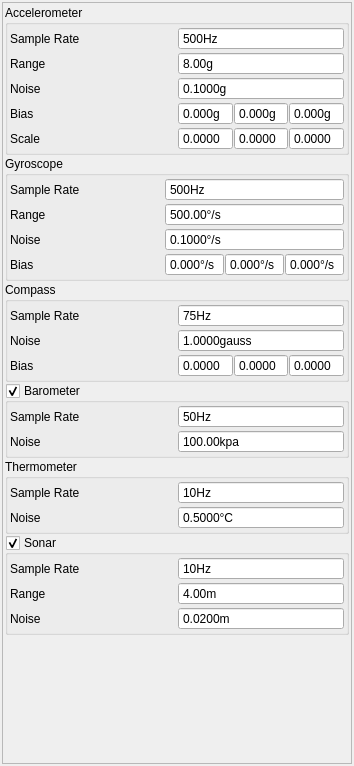
<?xml version="1.0" encoding="UTF-8"?>
<ui version="4.0">
 <class>Sensors_Widget</class>
 <widget class="QWidget" name="Sensors_Widget">
  <property name="geometry">
   <rect>
    <x>0</x>
    <y>0</y>
    <width>354</width>
    <height>766</height>
   </rect>
  </property>
  <property name="windowTitle">
   <string>Form</string>
  </property>
  <layout class="QVBoxLayout" name="verticalLayout">
   <property name="spacing">
    <number>2</number>
   </property>
   <property name="leftMargin">
    <number>2</number>
   </property>
   <property name="topMargin">
    <number>2</number>
   </property>
   <property name="rightMargin">
    <number>2</number>
   </property>
   <property name="bottomMargin">
    <number>2</number>
   </property>
   <item>
    <widget class="QScrollArea" name="scrollArea">
     <property name="frameShape">
      <enum>QFrame::StyledPanel</enum>
     </property>
     <property name="widgetResizable">
      <bool>true</bool>
     </property>
     <widget class="QWidget" name="scrollAreaWidgetContents">
      <property name="geometry">
       <rect>
        <x>0</x>
        <y>0</y>
        <width>348</width>
        <height>760</height>
       </rect>
      </property>
      <layout class="QVBoxLayout" name="verticalLayout_2">
       <property name="spacing">
        <number>1</number>
       </property>
       <property name="leftMargin">
        <number>2</number>
       </property>
       <property name="topMargin">
        <number>2</number>
       </property>
       <property name="rightMargin">
        <number>2</number>
       </property>
       <property name="bottomMargin">
        <number>2</number>
       </property>
       <item>
        <widget class="QGroupBox" name="groupBox_2">
         <property name="title">
          <string>Accelerometer</string>
         </property>
         <property name="flat">
          <bool>false</bool>
         </property>
         <property name="checkable">
          <bool>false</bool>
         </property>
         <layout class="QGridLayout" name="gridLayout_2">
          <property name="leftMargin">
           <number>2</number>
          </property>
          <property name="topMargin">
           <number>2</number>
          </property>
          <property name="rightMargin">
           <number>2</number>
          </property>
          <property name="bottomMargin">
           <number>2</number>
          </property>
          <property name="spacing">
           <number>2</number>
          </property>
          <item row="1" column="0">
           <widget class="QLabel" name="label">
            <property name="text">
             <string>Range</string>
            </property>
           </widget>
          </item>
          <item row="1" column="1">
           <widget class="QDoubleSpinBox" name="accelerometer_range">
            <property name="buttonSymbols">
             <enum>QAbstractSpinBox::NoButtons</enum>
            </property>
            <property name="suffix">
             <string>g</string>
            </property>
            <property name="minimum">
             <double>1.000000000000000</double>
            </property>
            <property name="maximum">
             <double>32.000000000000000</double>
            </property>
            <property name="value">
             <double>8.000000000000000</double>
            </property>
           </widget>
          </item>
          <item row="2" column="0">
           <widget class="QLabel" name="label_2">
            <property name="text">
             <string>Noise</string>
            </property>
           </widget>
          </item>
          <item row="0" column="0">
           <widget class="QLabel" name="label_3">
            <property name="text">
             <string>Sample Rate</string>
            </property>
           </widget>
          </item>
          <item row="0" column="1">
           <widget class="QSpinBox" name="accelerometer_sample_rate">
            <property name="buttonSymbols">
             <enum>QAbstractSpinBox::NoButtons</enum>
            </property>
            <property name="suffix">
             <string>Hz</string>
            </property>
            <property name="prefix">
             <string/>
            </property>
            <property name="minimum">
             <number>50</number>
            </property>
            <property name="maximum">
             <number>1000</number>
            </property>
            <property name="value">
             <number>500</number>
            </property>
           </widget>
          </item>
          <item row="2" column="1">
           <widget class="QDoubleSpinBox" name="accelerometer_noise">
            <property name="buttonSymbols">
             <enum>QAbstractSpinBox::NoButtons</enum>
            </property>
            <property name="suffix">
             <string>g</string>
            </property>
            <property name="decimals">
             <number>4</number>
            </property>
            <property name="maximum">
             <double>9.000000000000000</double>
            </property>
            <property name="singleStep">
             <double>0.100000000000000</double>
            </property>
            <property name="value">
             <double>0.100000000000000</double>
            </property>
           </widget>
          </item>
          <item row="3" column="0">
           <widget class="QLabel" name="label_16">
            <property name="text">
             <string>Bias</string>
            </property>
           </widget>
          </item>
          <item row="4" column="0">
           <widget class="QLabel" name="label_17">
            <property name="text">
             <string>Scale</string>
            </property>
           </widget>
          </item>
          <item row="3" column="1">
           <layout class="QHBoxLayout" name="horizontalLayout">
            <property name="spacing">
             <number>1</number>
            </property>
            <item>
             <widget class="QDoubleSpinBox" name="accelerometer_bias_x">
              <property name="frame">
               <bool>true</bool>
              </property>
              <property name="buttonSymbols">
               <enum>QAbstractSpinBox::NoButtons</enum>
              </property>
              <property name="prefix">
               <string notr="true"/>
              </property>
              <property name="suffix">
               <string notr="true">g</string>
              </property>
              <property name="decimals">
               <number>3</number>
              </property>
              <property name="minimum">
               <double>-9.000000000000000</double>
              </property>
              <property name="maximum">
               <double>9.000000000000000</double>
              </property>
              <property name="singleStep">
               <double>0.010000000000000</double>
              </property>
             </widget>
            </item>
            <item>
             <widget class="QDoubleSpinBox" name="accelerometer_bias_y">
              <property name="buttonSymbols">
               <enum>QAbstractSpinBox::NoButtons</enum>
              </property>
              <property name="suffix">
               <string>g</string>
              </property>
              <property name="decimals">
               <number>3</number>
              </property>
              <property name="minimum">
               <double>-9.000000000000000</double>
              </property>
              <property name="maximum">
               <double>9.000000000000000</double>
              </property>
              <property name="singleStep">
               <double>0.010000000000000</double>
              </property>
             </widget>
            </item>
            <item>
             <widget class="QDoubleSpinBox" name="accelerometer_bias_z">
              <property name="buttonSymbols">
               <enum>QAbstractSpinBox::NoButtons</enum>
              </property>
              <property name="suffix">
               <string>g</string>
              </property>
              <property name="decimals">
               <number>3</number>
              </property>
              <property name="minimum">
               <double>-9.000000000000000</double>
              </property>
              <property name="maximum">
               <double>9.000000000000000</double>
              </property>
              <property name="singleStep">
               <double>0.010000000000000</double>
              </property>
             </widget>
            </item>
           </layout>
          </item>
          <item row="4" column="1">
           <layout class="QHBoxLayout" name="horizontalLayout_2">
            <property name="spacing">
             <number>1</number>
            </property>
            <item>
             <widget class="QDoubleSpinBox" name="accelerometer_scale_x">
              <property name="buttonSymbols">
               <enum>QAbstractSpinBox::NoButtons</enum>
              </property>
              <property name="decimals">
               <number>4</number>
              </property>
              <property name="maximum">
               <double>9.000000000000000</double>
              </property>
              <property name="singleStep">
               <double>0.010000000000000</double>
              </property>
             </widget>
            </item>
            <item>
             <widget class="QDoubleSpinBox" name="accelerometer_scale_y">
              <property name="buttonSymbols">
               <enum>QAbstractSpinBox::NoButtons</enum>
              </property>
              <property name="decimals">
               <number>4</number>
              </property>
              <property name="maximum">
               <double>9.000000000000000</double>
              </property>
              <property name="singleStep">
               <double>0.010000000000000</double>
              </property>
             </widget>
            </item>
            <item>
             <widget class="QDoubleSpinBox" name="accelerometer_scale_z">
              <property name="buttonSymbols">
               <enum>QAbstractSpinBox::NoButtons</enum>
              </property>
              <property name="decimals">
               <number>4</number>
              </property>
              <property name="maximum">
               <double>9.000000000000000</double>
              </property>
              <property name="singleStep">
               <double>0.010000000000000</double>
              </property>
             </widget>
            </item>
           </layout>
          </item>
         </layout>
        </widget>
       </item>
       <item>
        <widget class="QGroupBox" name="groupBox_3">
         <property name="title">
          <string>Gyroscope</string>
         </property>
         <layout class="QGridLayout" name="gridLayout_3">
          <property name="leftMargin">
           <number>2</number>
          </property>
          <property name="topMargin">
           <number>2</number>
          </property>
          <property name="rightMargin">
           <number>2</number>
          </property>
          <property name="bottomMargin">
           <number>2</number>
          </property>
          <property name="spacing">
           <number>2</number>
          </property>
          <item row="0" column="0">
           <widget class="QLabel" name="label_6">
            <property name="text">
             <string>Sample Rate</string>
            </property>
           </widget>
          </item>
          <item row="0" column="1">
           <widget class="QSpinBox" name="gyroscope_sample_rate">
            <property name="buttonSymbols">
             <enum>QAbstractSpinBox::NoButtons</enum>
            </property>
            <property name="suffix">
             <string>Hz</string>
            </property>
            <property name="prefix">
             <string/>
            </property>
            <property name="minimum">
             <number>50</number>
            </property>
            <property name="maximum">
             <number>1000</number>
            </property>
            <property name="value">
             <number>500</number>
            </property>
           </widget>
          </item>
          <item row="1" column="0">
           <widget class="QLabel" name="label_4">
            <property name="text">
             <string>Range</string>
            </property>
           </widget>
          </item>
          <item row="2" column="0">
           <widget class="QLabel" name="label_5">
            <property name="text">
             <string>Noise</string>
            </property>
           </widget>
          </item>
          <item row="1" column="1">
           <widget class="QDoubleSpinBox" name="gyroscope_range">
            <property name="buttonSymbols">
             <enum>QAbstractSpinBox::NoButtons</enum>
            </property>
            <property name="suffix">
             <string>°/s</string>
            </property>
            <property name="minimum">
             <double>100.000000000000000</double>
            </property>
            <property name="maximum">
             <double>4000.000000000000000</double>
            </property>
            <property name="value">
             <double>500.000000000000000</double>
            </property>
           </widget>
          </item>
          <item row="2" column="1">
           <widget class="QDoubleSpinBox" name="gyroscope_noise">
            <property name="buttonSymbols">
             <enum>QAbstractSpinBox::NoButtons</enum>
            </property>
            <property name="suffix">
             <string>°/s</string>
            </property>
            <property name="decimals">
             <number>4</number>
            </property>
            <property name="maximum">
             <double>9.000000000000000</double>
            </property>
            <property name="singleStep">
             <double>0.050000000000000</double>
            </property>
            <property name="value">
             <double>0.100000000000000</double>
            </property>
           </widget>
          </item>
          <item row="3" column="0">
           <widget class="QLabel" name="label_18">
            <property name="text">
             <string>Bias</string>
            </property>
           </widget>
          </item>
          <item row="3" column="1">
           <layout class="QHBoxLayout" name="horizontalLayout_3">
            <property name="spacing">
             <number>1</number>
            </property>
            <item>
             <widget class="QDoubleSpinBox" name="gyroscope_bias_x">
              <property name="buttonSymbols">
               <enum>QAbstractSpinBox::NoButtons</enum>
              </property>
              <property name="suffix">
               <string>°/s</string>
              </property>
              <property name="decimals">
               <number>3</number>
              </property>
              <property name="minimum">
               <double>-9.000000000000000</double>
              </property>
              <property name="maximum">
               <double>9.000000000000000</double>
              </property>
              <property name="singleStep">
               <double>0.010000000000000</double>
              </property>
             </widget>
            </item>
            <item>
             <widget class="QDoubleSpinBox" name="gyroscope_bias_y">
              <property name="buttonSymbols">
               <enum>QAbstractSpinBox::NoButtons</enum>
              </property>
              <property name="suffix">
               <string>°/s</string>
              </property>
              <property name="decimals">
               <number>3</number>
              </property>
              <property name="minimum">
               <double>-9.000000000000000</double>
              </property>
              <property name="maximum">
               <double>9.000000000000000</double>
              </property>
              <property name="singleStep">
               <double>0.010000000000000</double>
              </property>
             </widget>
            </item>
            <item>
             <widget class="QDoubleSpinBox" name="gyroscope_bias_z">
              <property name="buttonSymbols">
               <enum>QAbstractSpinBox::NoButtons</enum>
              </property>
              <property name="suffix">
               <string>°/s</string>
              </property>
              <property name="decimals">
               <number>3</number>
              </property>
              <property name="minimum">
               <double>-9.000000000000000</double>
              </property>
              <property name="maximum">
               <double>9.000000000000000</double>
              </property>
              <property name="singleStep">
               <double>0.010000000000000</double>
              </property>
             </widget>
            </item>
           </layout>
          </item>
         </layout>
        </widget>
       </item>
       <item>
        <widget class="QGroupBox" name="groupBox_4">
         <property name="title">
          <string>Compass</string>
         </property>
         <property name="flat">
          <bool>false</bool>
         </property>
         <layout class="QGridLayout" name="gridLayout_4">
          <property name="leftMargin">
           <number>2</number>
          </property>
          <property name="topMargin">
           <number>2</number>
          </property>
          <property name="rightMargin">
           <number>2</number>
          </property>
          <property name="bottomMargin">
           <number>2</number>
          </property>
          <property name="spacing">
           <number>2</number>
          </property>
          <item row="1" column="0">
           <widget class="QLabel" name="label_8">
            <property name="text">
             <string>Noise</string>
            </property>
           </widget>
          </item>
          <item row="0" column="0">
           <widget class="QLabel" name="label_9">
            <property name="text">
             <string>Sample Rate</string>
            </property>
           </widget>
          </item>
          <item row="0" column="1">
           <widget class="QSpinBox" name="compass_sample_rate">
            <property name="buttonSymbols">
             <enum>QAbstractSpinBox::NoButtons</enum>
            </property>
            <property name="suffix">
             <string>Hz</string>
            </property>
            <property name="prefix">
             <string/>
            </property>
            <property name="minimum">
             <number>10</number>
            </property>
            <property name="maximum">
             <number>1000</number>
            </property>
            <property name="value">
             <number>75</number>
            </property>
           </widget>
          </item>
          <item row="1" column="1">
           <widget class="QDoubleSpinBox" name="compass_noise">
            <property name="buttonSymbols">
             <enum>QAbstractSpinBox::NoButtons</enum>
            </property>
            <property name="suffix">
             <string>gauss</string>
            </property>
            <property name="decimals">
             <number>4</number>
            </property>
            <property name="maximum">
             <double>9.000000000000000</double>
            </property>
            <property name="value">
             <double>1.000000000000000</double>
            </property>
           </widget>
          </item>
          <item row="2" column="0">
           <widget class="QLabel" name="label_19">
            <property name="text">
             <string>Bias</string>
            </property>
           </widget>
          </item>
          <item row="2" column="1">
           <layout class="QHBoxLayout" name="horizontalLayout_4">
            <property name="spacing">
             <number>1</number>
            </property>
            <item>
             <widget class="QDoubleSpinBox" name="compass_bias_x">
              <property name="buttonSymbols">
               <enum>QAbstractSpinBox::NoButtons</enum>
              </property>
              <property name="decimals">
               <number>4</number>
              </property>
              <property name="minimum">
               <double>-9.000000000000000</double>
              </property>
              <property name="maximum">
               <double>9.000000000000000</double>
              </property>
              <property name="singleStep">
               <double>0.010000000000000</double>
              </property>
             </widget>
            </item>
            <item>
             <widget class="QDoubleSpinBox" name="compass_bias_y">
              <property name="buttonSymbols">
               <enum>QAbstractSpinBox::NoButtons</enum>
              </property>
              <property name="decimals">
               <number>4</number>
              </property>
              <property name="minimum">
               <double>-9.000000000000000</double>
              </property>
              <property name="maximum">
               <double>9.000000000000000</double>
              </property>
              <property name="singleStep">
               <double>0.010000000000000</double>
              </property>
             </widget>
            </item>
            <item>
             <widget class="QDoubleSpinBox" name="compass_bias_z">
              <property name="buttonSymbols">
               <enum>QAbstractSpinBox::NoButtons</enum>
              </property>
              <property name="decimals">
               <number>4</number>
              </property>
              <property name="minimum">
               <double>-9.000000000000000</double>
              </property>
              <property name="maximum">
               <double>9.000000000000000</double>
              </property>
              <property name="singleStep">
               <double>0.010000000000000</double>
              </property>
             </widget>
            </item>
           </layout>
          </item>
         </layout>
        </widget>
       </item>
       <item>
        <widget class="QGroupBox" name="barometer">
         <property name="title">
          <string>Barometer</string>
         </property>
         <property name="checkable">
          <bool>true</bool>
         </property>
         <layout class="QGridLayout" name="gridLayout_5">
          <property name="leftMargin">
           <number>2</number>
          </property>
          <property name="topMargin">
           <number>2</number>
          </property>
          <property name="rightMargin">
           <number>2</number>
          </property>
          <property name="bottomMargin">
           <number>2</number>
          </property>
          <property name="spacing">
           <number>2</number>
          </property>
          <item row="1" column="1">
           <widget class="QDoubleSpinBox" name="barometer_noise">
            <property name="buttonSymbols">
             <enum>QAbstractSpinBox::NoButtons</enum>
            </property>
            <property name="suffix">
             <string>kpa</string>
            </property>
            <property name="maximum">
             <double>50000.000000000000000</double>
            </property>
            <property name="value">
             <double>100.000000000000000</double>
            </property>
           </widget>
          </item>
          <item row="0" column="0">
           <widget class="QLabel" name="label_11">
            <property name="text">
             <string>Sample Rate</string>
            </property>
           </widget>
          </item>
          <item row="0" column="1">
           <widget class="QSpinBox" name="barometer_sample_rate">
            <property name="buttonSymbols">
             <enum>QAbstractSpinBox::NoButtons</enum>
            </property>
            <property name="suffix">
             <string>Hz</string>
            </property>
            <property name="prefix">
             <string/>
            </property>
            <property name="minimum">
             <number>10</number>
            </property>
            <property name="maximum">
             <number>1000</number>
            </property>
            <property name="value">
             <number>50</number>
            </property>
           </widget>
          </item>
          <item row="1" column="0">
           <widget class="QLabel" name="label_10">
            <property name="text">
             <string>Noise</string>
            </property>
           </widget>
          </item>
         </layout>
        </widget>
       </item>
       <item>
        <widget class="QGroupBox" name="groupBox_7">
         <property name="title">
          <string>Thermometer</string>
         </property>
         <layout class="QGridLayout" name="gridLayout_7">
          <property name="leftMargin">
           <number>2</number>
          </property>
          <property name="topMargin">
           <number>2</number>
          </property>
          <property name="rightMargin">
           <number>2</number>
          </property>
          <property name="bottomMargin">
           <number>2</number>
          </property>
          <property name="spacing">
           <number>2</number>
          </property>
          <item row="0" column="0">
           <widget class="QLabel" name="label_15">
            <property name="text">
             <string>Sample Rate</string>
            </property>
           </widget>
          </item>
          <item row="1" column="0">
           <widget class="QLabel" name="label_14">
            <property name="text">
             <string>Noise</string>
            </property>
           </widget>
          </item>
          <item row="0" column="1">
           <widget class="QSpinBox" name="thermometer_sample_rate">
            <property name="buttonSymbols">
             <enum>QAbstractSpinBox::NoButtons</enum>
            </property>
            <property name="suffix">
             <string>Hz</string>
            </property>
            <property name="prefix">
             <string/>
            </property>
            <property name="minimum">
             <number>10</number>
            </property>
            <property name="maximum">
             <number>1000</number>
            </property>
           </widget>
          </item>
          <item row="1" column="1">
           <widget class="QDoubleSpinBox" name="thermometer_noise">
            <property name="buttonSymbols">
             <enum>QAbstractSpinBox::NoButtons</enum>
            </property>
            <property name="suffix">
             <string>°C</string>
            </property>
            <property name="decimals">
             <number>4</number>
            </property>
            <property name="maximum">
             <double>9.000000000000000</double>
            </property>
            <property name="value">
             <double>0.500000000000000</double>
            </property>
           </widget>
          </item>
         </layout>
        </widget>
       </item>
       <item>
        <widget class="QGroupBox" name="sonar">
         <property name="title">
          <string>Sonar</string>
         </property>
         <property name="checkable">
          <bool>true</bool>
         </property>
         <layout class="QGridLayout" name="gridLayout_6">
          <property name="leftMargin">
           <number>2</number>
          </property>
          <property name="topMargin">
           <number>2</number>
          </property>
          <property name="rightMargin">
           <number>2</number>
          </property>
          <property name="bottomMargin">
           <number>2</number>
          </property>
          <property name="spacing">
           <number>2</number>
          </property>
          <item row="3" column="1">
           <widget class="QDoubleSpinBox" name="sonar_noise">
            <property name="buttonSymbols">
             <enum>QAbstractSpinBox::NoButtons</enum>
            </property>
            <property name="suffix">
             <string>m</string>
            </property>
            <property name="decimals">
             <number>4</number>
            </property>
            <property name="maximum">
             <double>9.000000000000000</double>
            </property>
            <property name="value">
             <double>0.020000000000000</double>
            </property>
           </widget>
          </item>
          <item row="2" column="0">
           <widget class="QLabel" name="label_7">
            <property name="text">
             <string>Range</string>
            </property>
           </widget>
          </item>
          <item row="1" column="0">
           <widget class="QLabel" name="label_13">
            <property name="text">
             <string>Sample Rate</string>
            </property>
           </widget>
          </item>
          <item row="1" column="1">
           <widget class="QSpinBox" name="sonar_sample_rate">
            <property name="buttonSymbols">
             <enum>QAbstractSpinBox::NoButtons</enum>
            </property>
            <property name="suffix">
             <string>Hz</string>
            </property>
            <property name="prefix">
             <string/>
            </property>
            <property name="minimum">
             <number>10</number>
            </property>
            <property name="maximum">
             <number>1000</number>
            </property>
           </widget>
          </item>
          <item row="3" column="0">
           <widget class="QLabel" name="label_12">
            <property name="text">
             <string>Noise</string>
            </property>
           </widget>
          </item>
          <item row="2" column="1">
           <widget class="QDoubleSpinBox" name="sonar_range">
            <property name="buttonSymbols">
             <enum>QAbstractSpinBox::NoButtons</enum>
            </property>
            <property name="suffix">
             <string>m</string>
            </property>
            <property name="value">
             <double>4.000000000000000</double>
            </property>
           </widget>
          </item>
         </layout>
        </widget>
       </item>
       <item>
        <spacer name="verticalSpacer">
         <property name="orientation">
          <enum>Qt::Vertical</enum>
         </property>
         <property name="sizeHint" stdset="0">
          <size>
           <width>20</width>
           <height>40</height>
          </size>
         </property>
        </spacer>
       </item>
      </layout>
     </widget>
    </widget>
   </item>
  </layout>
 </widget>
 <resources/>
 <connections/>
</ui>
